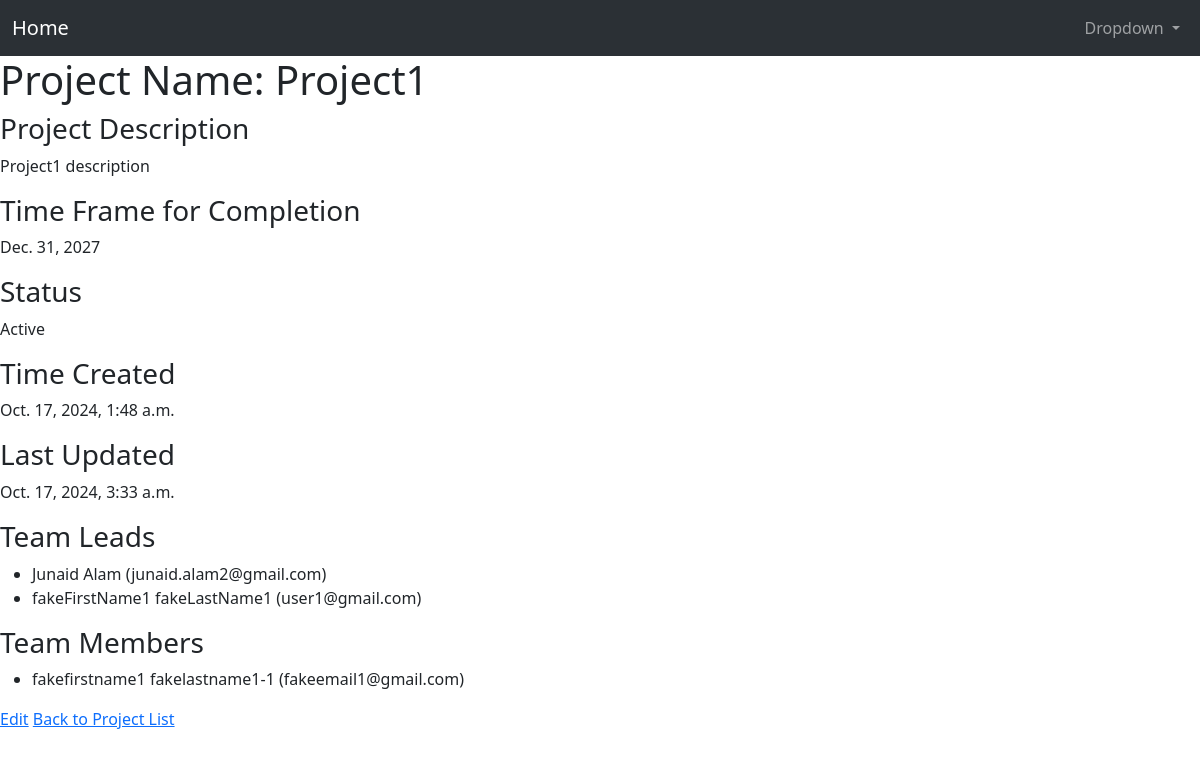
/projects/3/, run on the app's committed database.
### projects/models.py (models this page shows, shortened)
class Project(models.Model):
    name                        = models.CharField(max_length=255)
    description                 = models.TextField()
    time_frame_for_completion   = models.DateField()
    time_created                = models.DateTimeField(auto_now_add=True)
    time_updated = models.DateTimeField(auto_now=True)
    users = models.ManyToManyField(CustomUser, related_name='projects', through='Membership')
    ACTIVE = 'A'
    COMPLETED = 'C'
    DORMANT = 'D'
    STATUS_CHOICES = (
        (ACTIVE, "Active"),
        (COMPLETED, "Completed"),
        (DORMANT, "Dormant"),
    )
    status = models.CharField(
        max_length=1,
        choices = STATUS_CHOICES,
        default = ACTIVE,
    )

class Membership(models.Model):
    TEAM_MEMBER = 'Team Member'
    TEAM_LEAD = 'Team Lead'
    ROLE_CHOICES = (
        (TEAM_MEMBER, 'Team Member'),
        (TEAM_LEAD, 'Team Lead'),
    )
    user = models.ForeignKey(CustomUser, on_delete=models.CASCADE)
    project = models.ForeignKey(Project, on_delete=models.CASCADE)
    role = models.CharField(max_length=20, choices=ROLE_CHOICES, default=TEAM_MEMBER)

### users/models.py (models this page shows, shortened)
class CustomUser(AbstractUser):
    PERMISSIONS_USER = 'user'
    PERMISSIONS_ADMIN = 'admin'
    USER_PERMISSIONS = [
        (PERMISSIONS_USER, 'User'),
        (PERMISSIONS_ADMIN, 'Admin'),
    ]
    username = None  # Disable username
    email = models.EmailField(_("email address"), max_length=100, unique=True)
    date_joined = models.DateTimeField(verbose_name="date joined", auto_now_add=True)
    max_permissions_length = max(len(PERMISSIONS_USER), len(PERMISSIONS_ADMIN))
    permissions = models.CharField(choices=USER_PERMISSIONS, default=PERMISSIONS_USER, max_length = max_permissions_length)
    USERNAME_FIELD = "email"  # Set email as the username field
    REQUIRED_FIELDS = ['first_name', 'last_name']  # Fields required on superuser creation
    objects = CustomUserManager()
    class Meta:
        verbose_name = 'User'
        verbose_name_plural = 'Users'

### projects/views.py (the view)
# urls.py: path('<int:pk>/', ProjectDetailView.as_view(), name='projects-detail'),
class ProjectDetailView(DetailView):
    template_name = 'projects/project_detail.html'
    queryset = Project.objects.all()
    def get_context_data(self, **kwargs):
        context = super().get_context_data(**kwargs)
        project = self.get_object()
        context['team_leads'] = project.membership_set.filter(role=Membership.TEAM_LEAD)
        context['team_members'] = project.membership_set.filter(role=Membership.TEAM_MEMBER)
        return context

### projects/templates/projects/project_detail.html
{% extends 'base.html' %}
{% block content %}
<h1>Project Name: {{object.name}}</h1>
{% if object.description %}
<h3>Project Description</h3>
<p>{{object.description}}</p>
{% else %}
<p>Description Coming Soon</p>
{% endif %}
{% if object.time_frame_for_completion %}
<h3>Time Frame for Completion</h3>
<p>{{object.time_frame_for_completion}}</p>
{% else %}
<p>Time frame coming soon</p>
{% endif %}
{% if object.status %}
<h3>Status</h3>
<p>{{object.get_status_display}}</p>
{% else %}
<p>Status coming soon</p>
{% endif %}
{% if object.time_created %}
<h3>Time Created</h3>
<p>{{object.time_created}}</p>
{% else %}
<p>Time created coming soon</p>
{% endif %}
{% if object.time_updated %}
<h3>Last Updated</h3>
<p>{{object.time_updated}}</p>
{% else %}
<p>Time updated coming soon</p>
{% endif %}
<h3>Team Leads</h3>
{% if team_leads %}
    <ul>
        {% for lead in team_leads %}
        <li>{{ lead.user.get_full_name }} ({{ lead.user.email }})</li>
        {% endfor %}
    </ul>
{% else %}
    <p>No team leads assigned yet.</p>
{% endif %}
<h3>Team Members</h3>
{% if team_members %}
    <ul>
        {% for member in team_members %}
        <li>{{ member.user.get_full_name }} ({{ member.user.email }})</li>
        {% endfor %}
    </ul>
{% else %}
    <p>No team members assigned yet.</p>
{% endif %}
<a href="{% url 'projects:projects-update' object.pk %}">Edit</a>
<a href="{% url 'projects:projects-list' %}">Back to Project List</a>
{% endblock %}

### data on the page
Project: name "Project1", description "Project1 description", time_frame_for_completion "Dec. 31, 2027", status "Active", time_created "Oct. 17, 2024, 1:48 a.m.", time_updated "Oct. 17, 2024, 3:33 a.m."
Membership: user.get_full_name "Junaid Alam", user.email "junaid.alam2@gmail.com"
Membership: user.get_full_name "fakeFirstName1 fakeLastName1", user.email "user1@gmail.com"
Membership: user.get_full_name "fakefirstname1 fakelastname1-1", user.email "fakeemail1@gmail.com"
